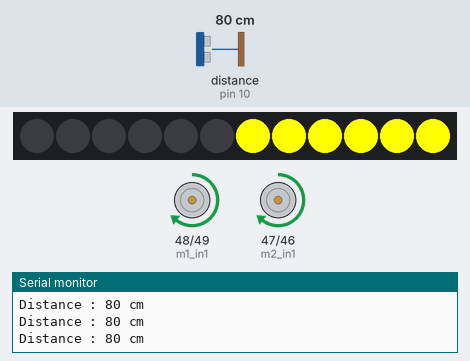
This sketch was run on a simulated Arduino Mega 2560, built with avr-gcc and run on an emulated ATmega2560. Shown: 12 RGB LEDs in strip order, left to right, motor-driver pin pairs drawn as motors (green arrow = first pin HIGH = forward, orange = second pin HIGH = backward, longer = more drive, scaled by the enable pin), the last lines printed to the serial monitor. The test bench sets the inputs (shaded band); at power-on: distance to the obstacle (sensor on pin 10) 80 cm.

Above: at 1.2 s.
1.3 s: distance to the obstacle (sensor on pin 10) set to 31 cm
2.8 s: distance to the obstacle (sensor on pin 10) set to 27 cm
At 3.3 s:
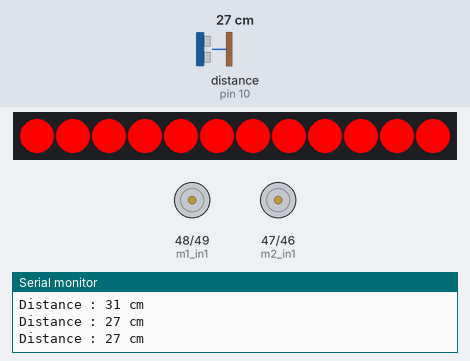
5.8 s: distance to the obstacle (sensor on pin 10) set to 120 cm
At 7.6 s:
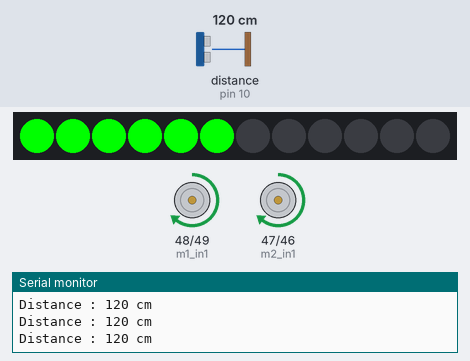
8.2 s: distance to the obstacle (sensor on pin 10) set to 2 cm
At 11.0 s:
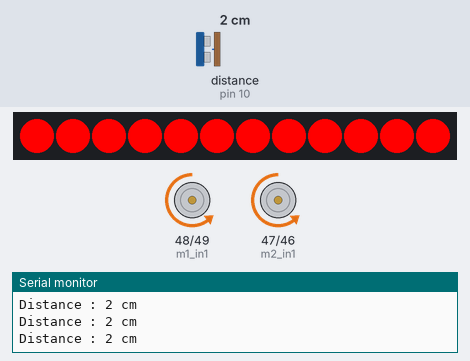
11.2 s: distance to the obstacle (sensor on pin 10) set to 35 cm
At 12.8 s:
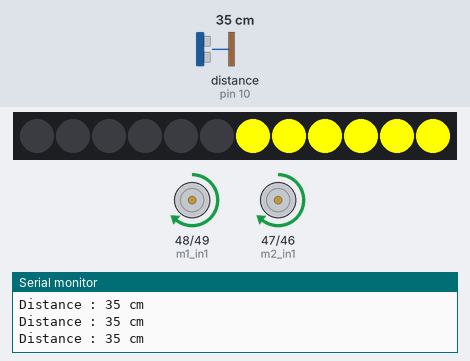
Timing chart, 0 to 14.3 s (numbered marks = the images above; inputs shaded):
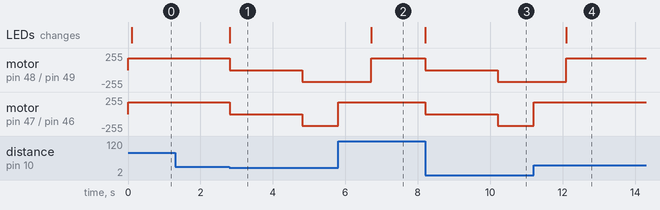

Measured:
- the behaviour switches between 30 and 29 cm on distance to the obstacle (sensor on pin 10) (found by bisection; images 0 and 1)
- after the input at 2.8 s, motor on pin 48 (m1_in1) / pin 49 (m1_in2), motor on pin 47 (m2_in1) / pin 46 (m2_in2): forward 178/255 → stopped at once, → backward 178/255 2.0 s later; the LEDs: change at once (image 1)
- after the input at 5.8 s, motor on pin 48 (m1_in1) / pin 49 (m1_in2): backward 178/255 → forward 178/255 after 0.91 s
- after the input at 8.2 s, motor on pin 48 (m1_in1) / pin 49 (m1_in2), motor on pin 47 (m2_in1) / pin 46 (m2_in2): forward 178/255 → stopped at once, → backward 178/255 2.0 s later; the LEDs: first change at once (image 3 shows a later state)
- after the input at 11.2 s, the LEDs: first differ from a run without the input after 0.90 s (image 4)

The sketch:

labo_2.ino
```cpp
//numero DA: 2407822
//NOM TEMATIO TSAKENG

#include <MeAuriga.h>

#define LEDNUM 12
#define LEDPIN 44

MeRGBLed led(PORT0, LEDNUM);
MeUltrasonicSensor sonar(PORT_10);

enum Etat { MARCHE, LENT, ARRET, RECULE, PIVOTE, MAX_STATE };

Etat currentState = MARCHE;

unsigned long currentTime = 0;
unsigned long previousState = 0;
const int speed = 255*0.70;
const int halfSpeed = speed/2;
int dist = 400;

const int m2_pwm = 10;
const int m2_in1 = 47;
const int m2_in2 = 46;

const int m1_pwm = 11;
const int m1_in1 = 48;
const int m1_in2 = 49;

void setup() {
  Serial.begin(115200);

  led.setpin(LEDPIN);
  // led.setColor(0, 0, 0);
  // led.show();

  pinMode(m1_pwm, OUTPUT);
  pinMode(m1_in1, OUTPUT);
  pinMode(m1_in2, OUTPUT);

  pinMode(m2_pwm, OUTPUT);
  pinMode(m2_in1, OUTPUT);
  pinMode(m2_in2, OUTPUT);

  Stop();
  previousState = millis();
}

void loop() {
  currentTime = millis();

  dist = distanceTask(currentTime);
  printDistanceTask(currentTime, dist);
  etatGerer();
  ledTask(currentState);
}


void printDistanceTask(unsigned long ct, int distance) {
  static unsigned long lastTime = 0;

  if (ct - lastTime < 250) {
    return;
  }

  lastTime = ct;

  Serial.print("Distance : ");
  Serial.print(distance);
  Serial.println(" cm");
}

int distanceTask(unsigned long ct) {
  static unsigned long lastTime = 0;
  static int lastResult = 400;

  if (ct - lastTime < 100) {
    return lastResult;
  }

  lastTime = ct;
  lastResult = sonar.distanceCm();

  return lastResult;
}

void etatGerer() {
  switch (currentState) {
    case MARCHE:
      Forward();

      if (dist < 100) {
        currentState = LENT;
      }
      break;

    case LENT:
      Forward();

      if (dist < 30) {
        currentState = ARRET;
        previousState = currentTime;
      } else if (dist >= 100) {
        currentState = MARCHE;
      }
      break;

    case ARRET:
      Stop();

      if (currentTime - previousState >= 2000) {
        currentState = RECULE;
        previousState = currentTime;
      }
      break;

    case RECULE:
      Backward();

      if (currentTime - previousState >= 1000) {
        currentState = PIVOTE;
        previousState = currentTime;
      }
      break;

    case PIVOTE:
      TurnRight();


      if (currentTime - previousState >= 900) {
        currentState = MARCHE;
        previousState = currentTime;
      }
      break;

    default:
      currentState = ARRET;
      previousState = currentTime;
  }
}

void ledTask(Etat state) {
  static Etat previousState = MAX_STATE;

  if (state == previousState) {
    return;
  }

  previousState = state;

  if (state == MARCHE) {
    for (int i = 0; i <= LEDNUM/2-1; i++) {
      led.setColorAt(i, 0, 255, 0);

    }
    led.show();
   led.setColor(0, 0, 0);

  } else if (state == LENT) {
    for (int i = LEDNUM/2; i <= LEDNUM ; i++) {
      led.setColorAt(i, 255, 255, 0);
    }
  led.show();
   led.setColor(0, 0, 0);
  }
  else {

     led.setColor(255, 0, 0);
      led.show();
   led.setColor(0, 0, 0);
  }

}

void Forward() {
  digitalWrite(m1_in2, LOW);
  digitalWrite(m1_in1, HIGH);
  analogWrite(m1_pwm, speed);

  digitalWrite(m2_in2, LOW);
  digitalWrite(m2_in1, HIGH);
  analogWrite(m2_pwm, speed);
}

void Backward() {
  digitalWrite(m1_in2, HIGH);
  digitalWrite(m1_in1, LOW);
  analogWrite(m1_pwm, halfSpeed);

  digitalWrite(m2_in2, HIGH);
  digitalWrite(m2_in1, LOW);
  analogWrite(m2_pwm, halfSpeed);
}

void Stop() {
  analogWrite(m1_pwm, 0);
  analogWrite(m2_pwm, 0);
}

void TurnRight() {
  digitalWrite(m1_in2, HIGH);
  digitalWrite(m1_in1, LOW);
  analogWrite(m1_pwm, halfSpeed);

  digitalWrite(m2_in2, LOW);
  digitalWrite(m2_in1, HIGH);
  analogWrite(m2_pwm, halfSpeed);

}
```
